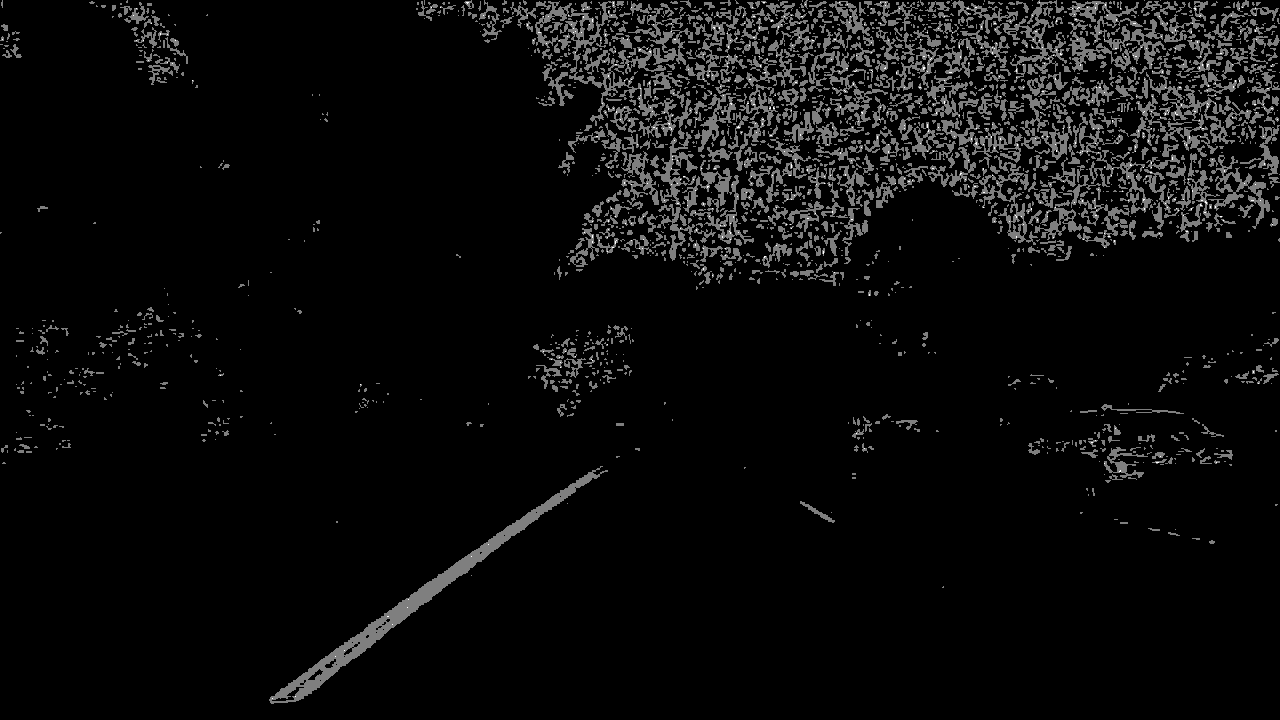
#> input picture debug_img.jpg, 1280 x 720 px; its folder holds only this picture in this run
$ python -i image_gen.py   (imports and definitions only)   (older library calls are emulated)
#> lines starting #> are read from the running program, lines starting #| are printed output that depends on the picture
#> further down, picture is the input picture: shape (720, 1280, 3); min 0, max 2, mean 0.0892
import numpy as np
import cv2
import pickle
import glob
from tracker import tracker

# Read in the saved img points and obj points
# [1 line not run here, left out]
# [1 line that did not run here, left out]
# [1 line that did not run here, left out]

# Define a function that takes an image, gradient orientation,
# and threshold min / max values.
def abs_sobel_thresh(img, orient='x', sobel_kernel=3, thresh=(0, 255)):
#> called with orient = 'x', sobel_kernel = 3, thresh = (0, 255)
    gray = cv2.cvtColor(img, cv2.COLOR_RGB2GRAY)
    if orient == 'x':
        abs_sobel = np.absolute(cv2.Sobel(gray, cv2.CV_64F, 1, 0, ksize=sobel_kernel))
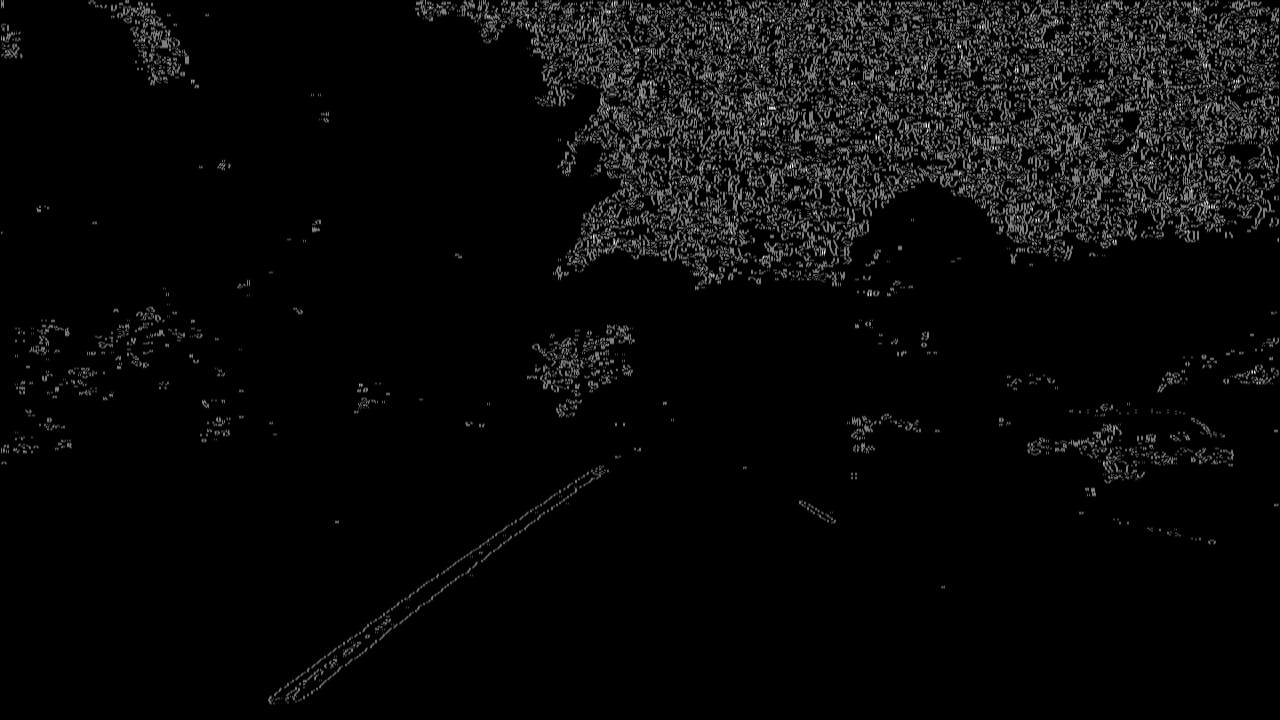
#> abs_sobel: shape (720, 1280) float64; min 0, max 8, mean 0.298; drawn with min black and max white
    if orient == 'y':
        abs_sobel = np.absolute(cv2.Sobel(gray, cv2.CV_64F, 0, 1, ksize=sobel_kernel))
    scaled_sobel = np.uint8(255*abs_sobel/np.max(abs_sobel))
    binary_output = np.zeros_like(scaled_sobel)
    binary_output[(scaled_sobel >= thresh[0]) & (scaled_sobel <= thresh[1])] = 1
    return binary_output


def mag_thresh(img, sobel_kernel=3, mag_thresh=(0, 255)):
    gray = cv2.cvtColor(img, cv2.COLOR_RGB2GRAY)
    sobelx = cv2.Sobel(gray, cv2.CV_64F, 1, 0, ksize=sobel_kernel)
    sobely = cv2.Sobel(gray, cv2.CV_64F, 0, 1, ksize=sobel_kernel)
    gradmag = np.sqrt(sobelx**2 + sobely**2)
    scale_factor = np.max(gradmag) / 255
    gradmag = (gradmag/scale_factor).astype(np.uint8)
    mag_binary = np.zeros_like(gradmag)
    mag_binary[(gradmag >= mag_thresh[0]) & (gradmag <= mag_thresh[1])] = 1
    return mag_binary

def dir_threshold(img, sobel_kernel=3, thresh=(0, np.pi/2)):
    gray = cv2.cvtColor(img, cv2.COLOR_RGB2GRAY)
    sobelx = cv2.Sobel(gray, cv2.CV_64F, 1, 0, ksize=sobel_kernel)
    sobely = cv2.Sobel(gray, cv2.CV_64F, 0, 1, ksize=sobel_kernel)
    absgraddir = np.arctan2(np.absolute(sobely), np.absolute(sobelx))
    dir_binary =  np.zeros_like(absgraddir)
    dir_binary[(absgraddir >= thresh[0]) & (absgraddir <= thresh[1])] = 1
    return dir_binary

def color_threshold(image, sthresh=(0,255), vthresh=(0,255)):
    hls = cv2.cvtColor(image, cv2.COLOR_RGB2HLS)
    s_channel = hls[:, :, 2]
    s_binary = np.zeros_like(s_channel)
    s_binary[(s_channel >= sthresh[0]) & (s_channel <= sthresh[1])] = 1

    hsv = cv2.cvtColor(image, cv2.COLOR_RGB2HSV)
    v_channel = hsv[:, :, 2]
    v_binary = np.zeros_like(v_channel)
    v_binary[(v_channel >= vthresh[0]) & (v_channel <= vthresh[1])] = 1

    output = np.zeros_like(s_channel)
    output[(s_binary == 1) & (v_binary == 1)] = 1
    return output

def window_mask(width, height, img_ref, center,level):
    output = np.zeros_like(img_ref)
    output[int(img_ref.shape[0]-(level+1)*height):int(img_ref.shape[0]-level*height),max(0,int(center-width/2)):min(int(center+width/2),img_ref.shape[1])] = 1
    return output

images = glob.glob('./test_images/test*.jpg')

# [53 lines not run here, left out]

>>> import cv2
>>> picture = cv2.cvtColor(cv2.imread('debug_img.jpg'), cv2.COLOR_BGR2RGB)
>>> result = abs_sobel_thresh(picture)
#> result: shape (720, 1280); every value is 1
